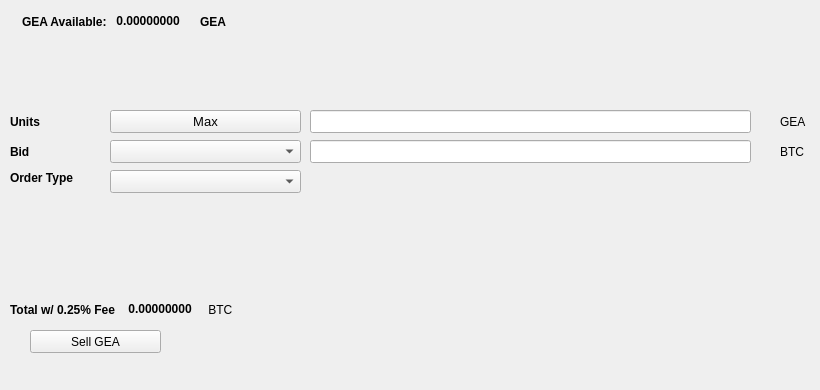
   <widget class="QWidget" name="SellTab">
    <attribute name="title">
     <string>Sell</string>
    </attribute>
    <widget class="QLabel" name="label_16">
     <property name="geometry">
      <rect>
       <x>780</x>
       <y>140</y>
       <width>31</width>
       <height>23</height>
      </rect>
     </property>
     <property name="text">
      <string>BTC</string>
     </property>
    </widget>
    <widget class="QComboBox" name="SellBidcomboBox">
     <property name="geometry">
      <rect>
       <x>110</x>
       <y>140</y>
       <width>191</width>
       <height>23</height>
      </rect>
     </property>
     <property name="font">
      <font>
       <pointsize>10</pointsize>
      </font>
     </property>
    </widget>
    <widget class="QLabel" name="label_18">
     <property name="geometry">
      <rect>
       <x>10</x>
       <y>110</y>
       <width>46</width>
       <height>23</height>
      </rect>
     </property>
     <property name="font">
      <font>
       <weight>75</weight>
       <bold>true</bold>
      </font>
     </property>
     <property name="text">
      <string>Units</string>
     </property>
    </widget>
    <widget class="QPushButton" name="Sell_Max_Amount">
     <property name="geometry">
      <rect>
       <x>110</x>
       <y>110</y>
       <width>191</width>
       <height>23</height>
      </rect>
     </property>
     <property name="font">
      <font>
       <pointsize>10</pointsize>
      </font>
     </property>
     <property name="text">
      <string>Max</string>
     </property>
    </widget>
    <widget class="QLabel" name="label_20">
     <property name="geometry">
      <rect>
       <x>10</x>
       <y>170</y>
       <width>91</width>
       <height>16</height>
      </rect>
     </property>
     <property name="font">
      <font>
       <weight>75</weight>
       <bold>true</bold>
      </font>
     </property>
     <property name="text">
      <string>Order Type</string>
     </property>
    </widget>
    <widget class="QComboBox" name="SellOrdertypeCombo">
     <property name="geometry">
      <rect>
       <x>110</x>
       <y>170</y>
       <width>191</width>
       <height>23</height>
      </rect>
     </property>
     <property name="font">
      <font>
       <pointsize>10</pointsize>
      </font>
     </property>
    </widget>
    <widget class="QLabel" name="label_21">
     <property name="geometry">
      <rect>
       <x>10</x>
       <y>140</y>
       <width>46</width>
       <height>23</height>
      </rect>
     </property>
     <property name="font">
      <font>
       <weight>75</weight>
       <bold>true</bold>
      </font>
     </property>
     <property name="text">
      <string>Bid</string>
     </property>
    </widget>
    <widget class="QLabel" name="label_22">
     <property name="geometry">
      <rect>
       <x>780</x>
       <y>110</y>
       <width>31</width>
       <height>23</height>
      </rect>
     </property>
     <property name="text">
      <string>GEA</string>
     </property>
    </widget>
    <widget class="QLineEdit" name="UnitsInputGEA">
     <property name="geometry">
      <rect>
       <x>310</x>
       <y>110</y>
       <width>441</width>
       <height>23</height>
      </rect>
     </property>
     <property name="font">
      <font>
       <pointsize>9</pointsize>
       <weight>75</weight>
       <bold>true</bold>
      </font>
     </property>
    </widget>
    <widget class="QLineEdit" name="SellBidPriceEdit">
     <property name="geometry">
      <rect>
       <x>310</x>
       <y>140</y>
       <width>441</width>
       <height>23</height>
      </rect>
     </property>
     <property name="font">
      <font>
       <pointsize>9</pointsize>
       <weight>75</weight>
       <bold>true</bold>
      </font>
     </property>
    </widget>
    <widget class="QPushButton" name="SellGEABTN">
     <property name="geometry">
      <rect>
       <x>30</x>
       <y>330</y>
       <width>131</width>
       <height>23</height>
      </rect>
     </property>
     <property name="text">
      <string>Sell GEA</string>
     </property>
     <property name="icon">
      <iconset resource="../gea">
       <normaloff>:/icons/bitcoin</normaloff>:/icons/bitcoin</iconset>
     </property>
    </widget>
    <widget class="QWidget" name="layoutWidget3">
     <property name="geometry">
      <rect>
       <x>22</x>
       <y>12</y>
       <width>258</width>
       <height>19</height>
      </rect>
     </property>
     <layout class="QHBoxLayout" name="horizontalLayout">
      <item>
       <widget class="QLabel" name="label232_2">
        <property name="font">
         <font>
          <weight>75</weight>
          <bold>true</bold>
         </font>
        </property>
        <property name="text">
         <string>GEA Available:</string>
        </property>
       </widget>
      </item>
      <item>
       <widget class="QLabel" name="GEAAvailableLabel">
        <property name="palette">
         <palette>
          <active>
           <colorrole role="WindowText">
            <brush brushstyle="SolidPattern">
             <color alpha="255">
              <red>0</red>
              <green>0</green>
              <blue>0</blue>
             </color>
            </brush>
           </colorrole>
           <colorrole role="Button">
            <brush brushstyle="SolidPattern">
             <color alpha="255">
              <red>0</red>
              <green>170</green>
              <blue>0</blue>
             </color>
            </brush>
           </colorrole>
           <colorrole role="Light">
            <brush brushstyle="SolidPattern">
             <color alpha="255">
              <red>0</red>
              <green>255</green>
              <blue>0</blue>
             </color>
            </brush>
           </colorrole>
           <colorrole role="Midlight">
            <brush brushstyle="SolidPattern">
             <color alpha="255">
              <red>0</red>
              <green>212</green>
              <blue>0</blue>
             </color>
            </brush>
           </colorrole>
           <colorrole role="Dark">
            <brush brushstyle="SolidPattern">
             <color alpha="255">
              <red>0</red>
              <green>85</green>
              <blue>0</blue>
             </color>
            </brush>
           </colorrole>
           <colorrole role="Mid">
            <brush brushstyle="SolidPattern">
             <color alpha="255">
              <red>0</red>
              <green>113</green>
              <blue>0</blue>
             </color>
            </brush>
           </colorrole>
           <colorrole role="Text">
            <brush brushstyle="SolidPattern">
             <color alpha="255">
              <red>0</red>
              <green>170</green>
              <blue>0</blue>
             </color>
            </brush>
           </colorrole>
           <colorrole role="BrightText">
            <brush brushstyle="SolidPattern">
             <color alpha="255">
              <red>255</red>
              <green>255</green>
              <blue>255</blue>
             </color>
            </brush>
           </colorrole>
           <colorrole role="ButtonText">
            <brush brushstyle="SolidPattern">
             <color alpha="255">
              <red>0</red>
              <green>0</green>
              <blue>0</blue>
             </color>
            </brush>
           </colorrole>
           <colorrole role="Base">
            <brush brushstyle="SolidPattern">
             <color alpha="255">
              <red>255</red>
              <green>255</green>
              <blue>255</blue>
             </color>
            </brush>
           </colorrole>
           <colorrole role="Window">
            <brush brushstyle="SolidPattern">
             <color alpha="255">
              <red>0</red>
              <green>170</green>
              <blue>0</blue>
             </color>
            </brush>
           </colorrole>
           <colorrole role="Shadow">
            <brush brushstyle="SolidPattern">
             <color alpha="255">
              <red>0</red>
              <green>0</green>
              <blue>0</blue>
             </color>
            </brush>
           </colorrole>
           <colorrole role="AlternateBase">
            <brush brushstyle="SolidPattern">
             <color alpha="255">
              <red>127</red>
              <green>212</green>
              <blue>127</blue>
             </color>
            </brush>
           </colorrole>
           <colorrole role="ToolTipBase">
            <brush brushstyle="SolidPattern">
             <color alpha="255">
              <red>255</red>
              <green>255</green>
              <blue>220</blue>
             </color>
            </brush>
           </colorrole>
           <colorrole role="ToolTipText">
            <brush brushstyle="SolidPattern">
             <color alpha="255">
              <red>0</red>
              <green>0</green>
              <blue>0</blue>
             </color>
            </brush>
           </colorrole>
          </active>
          <inactive>
           <colorrole role="WindowText">
            <brush brushstyle="SolidPattern">
             <color alpha="255">
              <red>0</red>
              <green>0</green>
              <blue>0</blue>
             </color>
            </brush>
           </colorrole>
           <colorrole role="Button">
            <brush brushstyle="SolidPattern">
             <color alpha="255">
              <red>0</red>
              <green>170</green>
              <blue>0</blue>
             </color>
            </brush>
           </colorrole>
           <colorrole role="Light">
            <brush brushstyle="SolidPattern">
             <color alpha="255">
              <red>0</red>
              <green>255</green>
              <blue>0</blue>
             </color>
            </brush>
           </colorrole>
           <colorrole role="Midlight">
            <brush brushstyle="SolidPattern">
             <color alpha="255">
              <red>0</red>
              <green>212</green>
              <blue>0</blue>
             </color>
            </brush>
           </colorrole>
           <colorrole role="Dark">
            <brush brushstyle="SolidPattern">
             <color alpha="255">
              <red>0</red>
              <green>85</green>
              <blue>0</blue>
             </color>
            </brush>
           </colorrole>
           <colorrole role="Mid">
            <brush brushstyle="SolidPattern">
             <color alpha="255">
              <red>0</red>
              <green>113</green>
              <blue>0</blue>
             </color>
            </brush>
           </colorrole>
           <colorrole role="Text">
            <brush brushstyle="SolidPattern">
             <color alpha="255">
              <red>0</red>
              <green>170</green>
              <blue>0</blue>
             </color>
            </brush>
           </colorrole>
           <colorrole role="BrightText">
            <brush brushstyle="SolidPattern">
             <color alpha="255">
              <red>255</red>
              <green>255</green>
              <blue>255</blue>
             </color>
            </brush>
           </colorrole>
           <colorrole role="ButtonText">
            <brush brushstyle="SolidPattern">
             <color alpha="255">
              <red>0</red>
              <green>0</green>
              <blue>0</blue>
             </color>
            </brush>
           </colorrole>
           <colorrole role="Base">
            <brush brushstyle="SolidPattern">
             <color alpha="255">
              <red>255</red>
              <green>255</green>
              <blue>255</blue>
             </color>
            </brush>
           </colorrole>
           <colorrole role="Window">
            <brush brushstyle="SolidPattern">
             <color alpha="255">
              <red>0</red>
              <green>170</green>
              <blue>0</blue>
             </color>
            </brush>
           </colorrole>
           <colorrole role="Shadow">
            <brush brushstyle="SolidPattern">
             <color alpha="255">
              <red>0</red>
              <green>0</green>
              <blue>0</blue>
             </color>
            </brush>
           </colorrole>
           <colorrole role="AlternateBase">
            <brush brushstyle="SolidPattern">
             <color alpha="255">
              <red>127</red>
              <green>212</green>
              <blue>127</blue>
             </color>
            </brush>
           </colorrole>
           <colorrole role="ToolTipBase">
            <brush brushstyle="SolidPattern">
             <color alpha="255">
              <red>255</red>
              <green>255</green>
              <blue>220</blue>
             </color>
            </brush>
           </colorrole>
           <colorrole role="ToolTipText">
            <brush brushstyle="SolidPattern">
             <color alpha="255">
              <red>0</red>
              <green>0</green>
              <blue>0</blue>
             </color>
            </brush>
           </colorrole>
          </inactive>
          <disabled>
           <colorrole role="WindowText">
            <brush brushstyle="SolidPattern">
             <color alpha="255">
              <red>0</red>
              <green>85</green>
              <blue>0</blue>
             </color>
            </brush>
           </colorrole>
           <colorrole role="Button">
            <brush brushstyle="SolidPattern">
             <color alpha="255">
              <red>0</red>
              <green>170</green>
              <blue>0</blue>
             </color>
            </brush>
           </colorrole>
           <colorrole role="Light">
            <brush brushstyle="SolidPattern">
             <color alpha="255">
              <red>0</red>
              <green>255</green>
              <blue>0</blue>
             </color>
            </brush>
           </colorrole>
           <colorrole role="Midlight">
            <brush brushstyle="SolidPattern">
             <color alpha="255">
              <red>0</red>
              <green>212</green>
              <blue>0</blue>
             </color>
            </brush>
           </colorrole>
           <colorrole role="Dark">
            <brush brushstyle="SolidPattern">
             <color alpha="255">
              <red>0</red>
              <green>85</green>
              <blue>0</blue>
             </color>
            </brush>
           </colorrole>
           <colorrole role="Mid">
            <brush brushstyle="SolidPattern">
             <color alpha="255">
              <red>0</red>
              <green>113</green>
              <blue>0</blue>
             </color>
            </brush>
           </colorrole>
           <colorrole role="Text">
            <brush brushstyle="SolidPattern">
             <color alpha="255">
              <red>0</red>
              <green>85</green>
              <blue>0</blue>
             </color>
            </brush>
           </colorrole>
           <colorrole role="BrightText">
            <brush brushstyle="SolidPattern">
             <color alpha="255">
              <red>255</red>
              <green>255</green>
              <blue>255</blue>
             </color>
            </brush>
           </colorrole>
           <colorrole role="ButtonText">
            <brush brushstyle="SolidPattern">
             <color alpha="255">
              <red>0</red>
              <green>85</green>
              <blue>0</blue>
             </color>
            </brush>
           </colorrole>
           <colorrole role="Base">
            <brush brushstyle="SolidPattern">
             <color alpha="255">
              <red>0</red>
              <green>170</green>
              <blue>0</blue>
             </color>
            </brush>
           </colorrole>
           <colorrole role="Window">
            <brush brushstyle="SolidPattern">
             <color alpha="255">
              <red>0</red>
              <green>170</green>
              <blue>0</blue>
             </color>
            </brush>
           </colorrole>
           <colorrole role="Shadow">
            <brush brushstyle="SolidPattern">
             <color alpha="255">
              <red>0</red>
              <green>0</green>
              <blue>0</blue>
             </color>
            </brush>
           </colorrole>
           <colorrole role="AlternateBase">
            <brush brushstyle="SolidPattern">
             <color alpha="255">
              <red>0</red>
              <green>170</green>
              <blue>0</blue>
             </color>
            </brush>
           </colorrole>
           <colorrole role="ToolTipBase">
            <brush brushstyle="SolidPattern">
             <color alpha="255">
              <red>255</red>
              <green>255</green>
              <blue>220</blue>
             </color>
            </brush>
           </colorrole>
           <colorrole role="ToolTipText">
            <brush brushstyle="SolidPattern">
             <color alpha="255">
              <red>0</red>
              <green>0</green>
              <blue>0</blue>
             </color>
            </brush>
           </colorrole>
          </disabled>
         </palette>
        </property>
        <property name="font">
         <font>
          <weight>75</weight>
          <bold>true</bold>
         </font>
        </property>
        <property name="text">
         <string> 0.00000000 </string>
        </property>
        <property name="textInteractionFlags">
         <set>Qt::LinksAccessibleByMouse|Qt::TextSelectableByKeyboard|Qt::TextSelectableByMouse</set>
        </property>
       </widget>
      </item>
      <item>
       <widget class="QLabel" name="labelGEA">
        <property name="font">
         <font>
          <weight>75</weight>
          <bold>true</bold>
         </font>
        </property>
        <property name="text">
         <string>GEA</string>
        </property>
       </widget>
      </item>
     </layout>
    </widget>
    <widget class="QWidget" name="layoutWidget">
     <property name="geometry">
      <rect>
       <x>10</x>
       <y>300</y>
       <width>268</width>
       <height>19</height>
      </rect>
     </property>
     <layout class="QHBoxLayout" name="horizontalLayout_2">
      <item>
       <widget class="QLabel" name="label_19">
        <property name="font">
         <font>
          <weight>75</weight>
          <bold>true</bold>
         </font>
        </property>
        <property name="text">
         <string>Total w/ 0.25% Fee </string>
        </property>
       </widget>
      </item>
      <item>
       <widget class="QLabel" name="SellCostLabel">
        <property name="palette">
         <palette>
          <active>
           <colorrole role="WindowText">
            <brush brushstyle="SolidPattern">
             <color alpha="255">
              <red>0</red>
              <green>0</green>
              <blue>0</blue>
             </color>
            </brush>
           </colorrole>
           <colorrole role="Button">
            <brush brushstyle="SolidPattern">
             <color alpha="255">
              <red>0</red>
              <green>170</green>
              <blue>0</blue>
             </color>
            </brush>
           </colorrole>
           <colorrole role="Light">
            <brush brushstyle="SolidPattern">
             <color alpha="255">
              <red>0</red>
              <green>255</green>
              <blue>0</blue>
             </color>
            </brush>
           </colorrole>
           <colorrole role="Midlight">
            <brush brushstyle="SolidPattern">
             <color alpha="255">
              <red>0</red>
              <green>212</green>
              <blue>0</blue>
             </color>
            </brush>
           </colorrole>
           <colorrole role="Dark">
            <brush brushstyle="SolidPattern">
             <color alpha="255">
              <red>0</red>
              <green>85</green>
              <blue>0</blue>
             </color>
            </brush>
           </colorrole>
           <colorrole role="Mid">
            <brush brushstyle="SolidPattern">
             <color alpha="255">
              <red>0</red>
              <green>113</green>
              <blue>0</blue>
             </color>
            </brush>
           </colorrole>
           <colorrole role="Text">
            <brush brushstyle="SolidPattern">
             <color alpha="255">
              <red>0</red>
              <green>170</green>
              <blue>0</blue>
             </color>
            </brush>
           </colorrole>
           <colorrole role="BrightText">
            <brush brushstyle="SolidPattern">
             <color alpha="255">
              <red>255</red>
              <green>255</green>
              <blue>255</blue>
             </color>
            </brush>
           </colorrole>
           <colorrole role="ButtonText">
            <brush brushstyle="SolidPattern">
             <color alpha="255">
              <red>0</red>
              <green>0</green>
              <blue>0</blue>
             </color>
            </brush>
           </colorrole>
           <colorrole role="Base">
            <brush brushstyle="SolidPattern">
             <color alpha="255">
              <red>255</red>
              <green>255</green>
              <blue>255</blue>
             </color>
            </brush>
           </colorrole>
           <colorrole role="Window">
            <brush brushstyle="SolidPattern">
             <color alpha="255">
              <red>0</red>
              <green>170</green>
              <blue>0</blue>
             </color>
            </brush>
           </colorrole>
           <colorrole role="Shadow">
            <brush brushstyle="SolidPattern">
             <color alpha="255">
              <red>0</red>
              <green>0</green>
              <blue>0</blue>
             </color>
            </brush>
           </colorrole>
           <colorrole role="AlternateBase">
            <brush brushstyle="SolidPattern">
             <color alpha="255">
              <red>127</red>
              <green>212</green>
              <blue>127</blue>
             </color>
            </brush>
           </colorrole>
           <colorrole role="ToolTipBase">
            <brush brushstyle="SolidPattern">
             <color alpha="255">
              <red>255</red>
              <green>255</green>
              <blue>220</blue>
             </color>
            </brush>
           </colorrole>
           <colorrole role="ToolTipText">
            <brush brushstyle="SolidPattern">
             <color alpha="255">
              <red>0</red>
              <green>0</green>
              <blue>0</blue>
             </color>
            </brush>
           </colorrole>
          </active>
          <inactive>
           <colorrole role="WindowText">
            <brush brushstyle="SolidPattern">
             <color alpha="255">
              <red>0</red>
              <green>0</green>
              <blue>0</blue>
             </color>
            </brush>
           </colorrole>
           <colorrole role="Button">
            <brush brushstyle="SolidPattern">
             <color alpha="255">
              <red>0</red>
              <green>170</green>
              <blue>0</blue>
             </color>
            </brush>
           </colorrole>
           <colorrole role="Light">
            <brush brushstyle="SolidPattern">
             <color alpha="255">
              <red>0</red>
              <green>255</green>
              <blue>0</blue>
             </color>
            </brush>
           </colorrole>
           <colorrole role="Midlight">
            <brush brushstyle="SolidPattern">
             <color alpha="255">
              <red>0</red>
              <green>212</green>
              <blue>0</blue>
             </color>
            </brush>
           </colorrole>
           <colorrole role="Dark">
            <brush brushstyle="SolidPattern">
             <color alpha="255">
              <red>0</red>
              <green>85</green>
              <blue>0</blue>
             </color>
            </brush>
           </colorrole>
           <colorrole role="Mid">
            <brush brushstyle="SolidPattern">
             <color alpha="255">
              <red>0</red>
              <green>113</green>
              <blue>0</blue>
             </color>
            </brush>
           </colorrole>
           <colorrole role="Text">
            <brush brushstyle="SolidPattern">
             <color alpha="255">
              <red>0</red>
              <green>170</green>
              <blue>0</blue>
             </color>
            </brush>
           </colorrole>
           <colorrole role="BrightText">
            <brush brushstyle="SolidPattern">
             <color alpha="255">
              <red>255</red>
              <green>255</green>
              <blue>255</blue>
             </color>
            </brush>
           </colorrole>
           <colorrole role="ButtonText">
            <brush brushstyle="SolidPattern">
             <color alpha="255">
              <red>0</red>
              <green>0</green>
              <blue>0</blue>
             </color>
            </brush>
           </colorrole>
           <colorrole role="Base">
            <brush brushstyle="SolidPattern">
             <color alpha="255">
              <red>255</red>
              <green>255</green>
              <blue>255</blue>
             </color>
            </brush>
           </colorrole>
           <colorrole role="Window">
            <brush brushstyle="SolidPattern">
             <color alpha="255">
              <red>0</red>
              <green>170</green>
              <blue>0</blue>
             </color>
            </brush>
           </colorrole>
           <colorrole role="Shadow">
            <brush brushstyle="SolidPattern">
             <color alpha="255">
              <red>0</red>
              <green>0</green>
              <blue>0</blue>
             </color>
            </brush>
           </colorrole>
           <colorrole role="AlternateBase">
            <brush brushstyle="SolidPattern">
             <color alpha="255">
              <red>127</red>
              <green>212</green>
              <blue>127</blue>
             </color>
            </brush>
           </colorrole>
           <colorrole role="ToolTipBase">
            <brush brushstyle="SolidPattern">
             <color alpha="255">
              <red>255</red>
              <green>255</green>
              <blue>220</blue>
             </color>
            </brush>
           </colorrole>
           <colorrole role="ToolTipText">
            <brush brushstyle="SolidPattern">
             <color alpha="255">
              <red>0</red>
              <green>0</green>
              <blue>0</blue>
             </color>
            </brush>
           </colorrole>
          </inactive>
          <disabled>
           <colorrole role="WindowText">
            <brush brushstyle="SolidPattern">
             <color alpha="255">
              <red>0</red>
              <green>85</green>
              <blue>0</blue>
             </color>
            </brush>
           </colorrole>
           <colorrole role="Button">
            <brush brushstyle="SolidPattern">
             <color alpha="255">
              <red>0</red>
              <green>170</green>
              <blue>0</blue>
             </color>
            </brush>
           </colorrole>
           <colorrole role="Light">
            <brush brushstyle="SolidPattern">
             <color alpha="255">
              <red>0</red>
              <green>255</green>
              <blue>0</blue>
             </color>
            </brush>
           </colorrole>
           <colorrole role="Midlight">
            <brush brushstyle="SolidPattern">
             <color alpha="255">
              <red>0</red>
              <green>212</green>
              <blue>0</blue>
             </color>
            </brush>
           </colorrole>
           <colorrole role="Dark">
            <brush brushstyle="SolidPattern">
             <color alpha="255">
              <red>0</red>
              <green>85</green>
              <blue>0</blue>
             </color>
            </brush>
           </colorrole>
           <colorrole role="Mid">
            <brush brushstyle="SolidPattern">
             <color alpha="255">
              <red>0</red>
              <green>113</green>
              <blue>0</blue>
             </color>
            </brush>
           </colorrole>
           <colorrole role="Text">
            <brush brushstyle="SolidPattern">
             <color alpha="255">
              <red>0</red>
              <green>85</green>
              <blue>0</blue>
             </color>
            </brush>
           </colorrole>
           <colorrole role="BrightText">
            <brush brushstyle="SolidPattern">
             <color alpha="255">
              <red>255</red>
              <green>255</green>
              <blue>255</blue>
             </color>
            </brush>
           </colorrole>
           <colorrole role="ButtonText">
            <brush brushstyle="SolidPattern">
             <color alpha="255">
              <red>0</red>
              <green>85</green>
              <blue>0</blue>
             </color>
            </brush>
           </colorrole>
           <colorrole role="Base">
            <brush brushstyle="SolidPattern">
             <color alpha="255">
              <red>0</red>
              <green>170</green>
              <blue>0</blue>
             </color>
            </brush>
           </colorrole>
           <colorrole role="Window">
            <brush brushstyle="SolidPattern">
             <color alpha="255">
              <red>0</red>
              <green>170</green>
              <blue>0</blue>
             </color>
            </brush>
           </colorrole>
           <colorrole role="Shadow">
            <brush brushstyle="SolidPattern">
             <color alpha="255">
              <red>0</red>
              <green>0</green>
              <blue>0</blue>
             </color>
            </brush>
           </colorrole>
           <colorrole role="AlternateBase">
            <brush brushstyle="SolidPattern">
             <color alpha="255">
              <red>0</red>
              <green>170</green>
              <blue>0</blue>
             </color>
            </brush>
           </colorrole>
           <colorrole role="ToolTipBase">
            <brush brushstyle="SolidPattern">
             <color alpha="255">
              <red>255</red>
              <green>255</green>
              <blue>220</blue>
             </color>
            </brush>
           </colorrole>
           <colorrole role="ToolTipText">
            <brush brushstyle="SolidPattern">
             <color alpha="255">
              <red>0</red>
              <green>0</green>
              <blue>0</blue>
             </color>
            </brush>
           </colorrole>
          </disabled>
         </palette>
        </property>
        <property name="font">
         <font>
          <weight>75</weight>
          <bold>true</bold>
         </font>
        </property>
        <property name="autoFillBackground">
         <bool>false</bool>
        </property>
        <property name="text">
         <string> 0.00000000</string>
        </property>
        <property name="textInteractionFlags">
         <set>Qt::LinksAccessibleByMouse|Qt::TextSelectableByMouse</set>
        </property>
       </widget>
      </item>
      <item>
       <widget class="QLabel" name="label_17">
        <property name="font">
         <font>
          <weight>50</weight>
          <bold>false</bold>
         </font>
        </property>
        <property name="text">
         <string> BTC</string>
        </property>
       </widget>
      </item>
     </layout>
    </widget>
    <widget class="QLabel" name="label_23">
     <property name="geometry">
      <rect>
       <x>460</x>
       <y>300</y>
       <width>281</width>
       <height>81</height>
      </rect>
     </property>
     <property name="text">
      <string/>
     </property>
     <property name="pixmap">
      <pixmap>:/images/bittrex</pixmap>
     </property>
    </widget>
   </widget>
